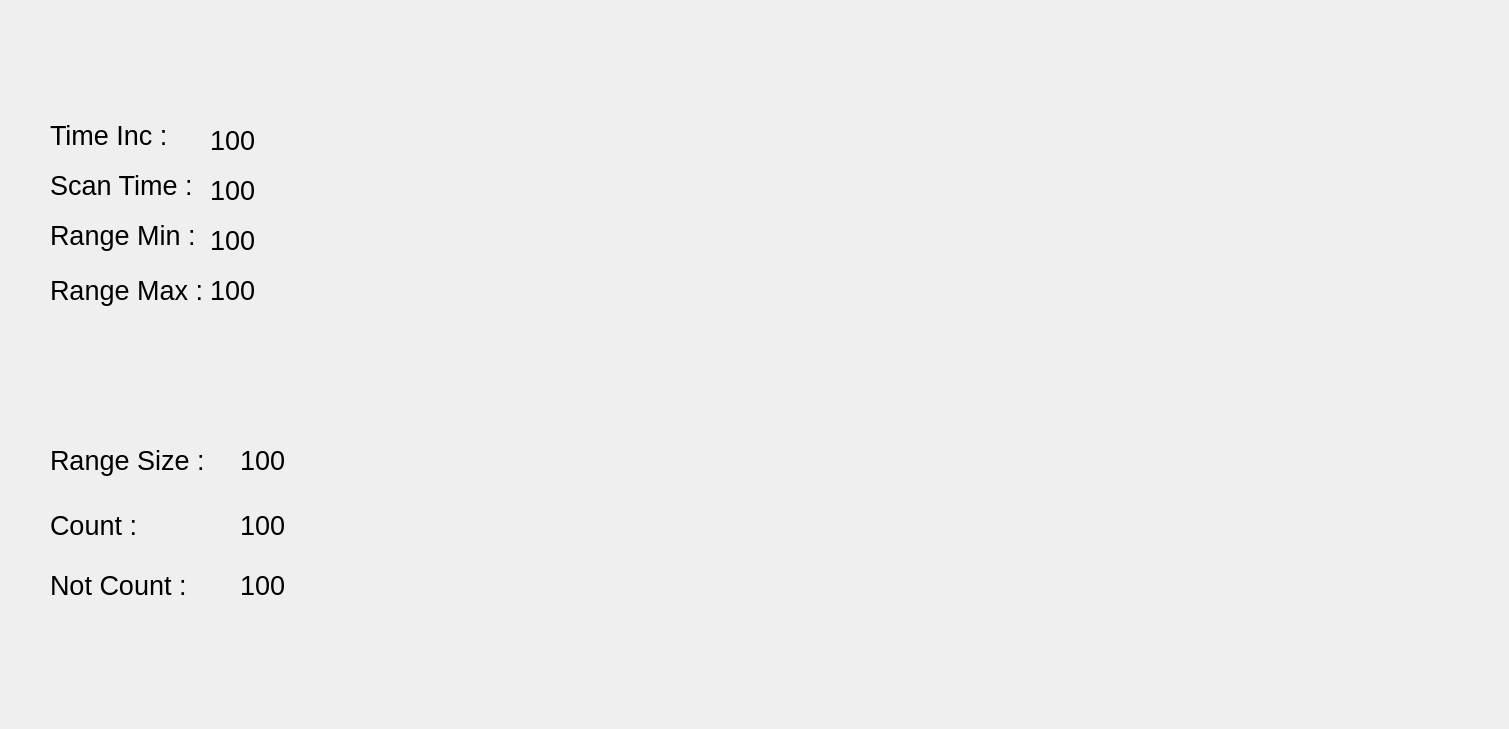
    <widget class="QWidget" name="page_2">
     <widget class="QLabel" name="label_2">
      <property name="geometry">
       <rect>
        <x>0</x>
        <y>0</y>
        <width>1500</width>
        <height>720</height>
       </rect>
      </property>
      <property name="text">
       <string/>
      </property>
      <property name="pixmap">
       <pixmap>../panel_2.png</pixmap>
      </property>
      <property name="scaledContents">
       <bool>true</bool>
      </property>
     </widget>
     <widget class="QLabel" name="rgb_camera">
      <property name="geometry">
       <rect>
        <x>1060</x>
        <y>400</y>
        <width>421</width>
        <height>281</height>
       </rect>
      </property>
      <property name="text">
       <string/>
      </property>
      <property name="pixmap">
       <pixmap>../1.png</pixmap>
      </property>
      <property name="scaledContents">
       <bool>true</bool>
      </property>
     </widget>
     <widget class="QLabel" name="ir_camera">
      <property name="geometry">
       <rect>
        <x>1057</x>
        <y>30</y>
        <width>421</width>
        <height>281</height>
       </rect>
      </property>
      <property name="text">
       <string/>
      </property>
      <property name="pixmap">
       <pixmap>../4.png</pixmap>
      </property>
      <property name="scaledContents">
       <bool>true</bool>
      </property>
     </widget>
     <widget class="QLabel" name="lidar_1">
      <property name="geometry">
       <rect>
        <x>670</x>
        <y>35</y>
        <width>60</width>
        <height>41</height>
       </rect>
      </property>
      <property name="text">
       <string/>
      </property>
      <property name="pixmap">
       <pixmap>../b-removebg-preview.png</pixmap>
      </property>
      <property name="scaledContents">
       <bool>true</bool>
      </property>
     </widget>
     <widget class="QLabel" name="lidar_2">
      <property name="geometry">
       <rect>
        <x>757</x>
        <y>42</y>
        <width>61</width>
        <height>41</height>
       </rect>
      </property>
      <property name="text">
       <string/>
      </property>
      <property name="pixmap">
       <pixmap>../b-removebg-preview.png</pixmap>
      </property>
      <property name="scaledContents">
       <bool>true</bool>
      </property>
     </widget>
     <widget class="QLabel" name="lidar_3">
      <property name="geometry">
       <rect>
        <x>840</x>
        <y>80</y>
        <width>60</width>
        <height>41</height>
       </rect>
      </property>
      <property name="text">
       <string/>
      </property>
      <property name="pixmap">
       <pixmap>../b-removebg-preview.png</pixmap>
      </property>
      <property name="scaledContents">
       <bool>true</bool>
      </property>
     </widget>
     <widget class="QLabel" name="lidar_4">
      <property name="geometry">
       <rect>
        <x>905</x>
        <y>140</y>
        <width>60</width>
        <height>41</height>
       </rect>
      </property>
      <property name="text">
       <string/>
      </property>
      <property name="pixmap">
       <pixmap>../b-removebg-preview.png</pixmap>
      </property>
      <property name="scaledContents">
       <bool>true</bool>
      </property>
     </widget>
     <widget class="QLabel" name="lidar_5">
      <property name="geometry">
       <rect>
        <x>950</x>
        <y>220</y>
        <width>60</width>
        <height>41</height>
       </rect>
      </property>
      <property name="text">
       <string/>
      </property>
      <property name="pixmap">
       <pixmap>../b-removebg-preview.png</pixmap>
      </property>
      <property name="scaledContents">
       <bool>true</bool>
      </property>
     </widget>
     <widget class="QLabel" name="lidar_6">
      <property name="geometry">
       <rect>
        <x>970</x>
        <y>320</y>
        <width>60</width>
        <height>41</height>
       </rect>
      </property>
      <property name="text">
       <string/>
      </property>
      <property name="pixmap">
       <pixmap>../b-removebg-preview.png</pixmap>
      </property>
      <property name="scaledContents">
       <bool>true</bool>
      </property>
     </widget>
     <widget class="QLabel" name="lidar_7">
      <property name="geometry">
       <rect>
        <x>978</x>
        <y>420</y>
        <width>60</width>
        <height>41</height>
       </rect>
      </property>
      <property name="text">
       <string/>
      </property>
      <property name="pixmap">
       <pixmap>../b-removebg-preview.png</pixmap>
      </property>
      <property name="scaledContents">
       <bool>true</bool>
      </property>
     </widget>
     <widget class="QLabel" name="lidar_8">
      <property name="geometry">
       <rect>
        <x>960</x>
        <y>510</y>
        <width>41</width>
        <height>41</height>
       </rect>
      </property>
      <property name="text">
       <string/>
      </property>
      <property name="pixmap">
       <pixmap>../red-circle-red-point-transparent-background-11563241690fqswnj7pqe-removebg-preview.png</pixmap>
      </property>
      <property name="scaledContents">
       <bool>true</bool>
      </property>
     </widget>
     <widget class="QLabel" name="lidar_9">
      <property name="geometry">
       <rect>
        <x>920</x>
        <y>570</y>
        <width>41</width>
        <height>41</height>
       </rect>
      </property>
      <property name="text">
       <string/>
      </property>
      <property name="pixmap">
       <pixmap>../red-circle-red-point-transparent-background-11563241690fqswnj7pqe-removebg-preview.png</pixmap>
      </property>
      <property name="scaledContents">
       <bool>true</bool>
      </property>
     </widget>
     <widget class="QLabel" name="lidar_10">
      <property name="geometry">
       <rect>
        <x>850</x>
        <y>620</y>
        <width>41</width>
        <height>41</height>
       </rect>
      </property>
      <property name="text">
       <string/>
      </property>
      <property name="pixmap">
       <pixmap>../red-circle-red-point-transparent-background-11563241690fqswnj7pqe-removebg-preview.png</pixmap>
      </property>
      <property name="scaledContents">
       <bool>true</bool>
      </property>
     </widget>
     <widget class="QLabel" name="lidar_11">
      <property name="geometry">
       <rect>
        <x>770</x>
        <y>650</y>
        <width>41</width>
        <height>41</height>
       </rect>
      </property>
      <property name="text">
       <string/>
      </property>
      <property name="pixmap">
       <pixmap>../red-circle-red-point-transparent-background-11563241690fqswnj7pqe-removebg-preview.png</pixmap>
      </property>
      <property name="scaledContents">
       <bool>true</bool>
      </property>
     </widget>
     <widget class="QLabel" name="lidar_12">
      <property name="geometry">
       <rect>
        <x>680</x>
        <y>660</y>
        <width>41</width>
        <height>41</height>
       </rect>
      </property>
      <property name="text">
       <string/>
      </property>
      <property name="pixmap">
       <pixmap>../red-circle-red-point-transparent-background-11563241690fqswnj7pqe-removebg-preview.png</pixmap>
      </property>
      <property name="scaledContents">
       <bool>true</bool>
      </property>
     </widget>
     <widget class="QLabel" name="lidar_13">
      <property name="geometry">
       <rect>
        <x>600</x>
        <y>640</y>
        <width>41</width>
        <height>41</height>
       </rect>
      </property>
      <property name="text">
       <string/>
      </property>
      <property name="pixmap">
       <pixmap>../red-circle-red-point-transparent-background-11563241690fqswnj7pqe-removebg-preview.png</pixmap>
      </property>
      <property name="scaledContents">
       <bool>true</bool>
      </property>
     </widget>
     <widget class="QLabel" name="lidar_14">
      <property name="geometry">
       <rect>
        <x>530</x>
        <y>590</y>
        <width>41</width>
        <height>41</height>
       </rect>
      </property>
      <property name="text">
       <string/>
      </property>
      <property name="pixmap">
       <pixmap>../red-circle-red-point-transparent-background-11563241690fqswnj7pqe-removebg-preview.png</pixmap>
      </property>
      <property name="scaledContents">
       <bool>true</bool>
      </property>
     </widget>
     <widget class="QLabel" name="lidar_15">
      <property name="geometry">
       <rect>
        <x>460</x>
        <y>510</y>
        <width>41</width>
        <height>41</height>
       </rect>
      </property>
      <property name="text">
       <string/>
      </property>
      <property name="pixmap">
       <pixmap>../red-circle-red-point-transparent-background-11563241690fqswnj7pqe-removebg-preview.png</pixmap>
      </property>
      <property name="scaledContents">
       <bool>true</bool>
      </property>
     </widget>
     <widget class="QLabel" name="lidar_16">
      <property name="geometry">
       <rect>
        <x>420</x>
        <y>420</y>
        <width>60</width>
        <height>41</height>
       </rect>
      </property>
      <property name="text">
       <string/>
      </property>
      <property name="pixmap">
       <pixmap>../b-removebg-preview.png</pixmap>
      </property>
      <property name="scaledContents">
       <bool>true</bool>
      </property>
     </widget>
     <widget class="QLabel" name="lidar_17">
      <property name="geometry">
       <rect>
        <x>410</x>
        <y>310</y>
        <width>60</width>
        <height>41</height>
       </rect>
      </property>
      <property name="text">
       <string/>
      </property>
      <property name="pixmap">
       <pixmap>../b-removebg-preview.png</pixmap>
      </property>
      <property name="scaledContents">
       <bool>true</bool>
      </property>
     </widget>
     <widget class="QLabel" name="lidar_18">
      <property name="geometry">
       <rect>
        <x>430</x>
        <y>230</y>
        <width>60</width>
        <height>41</height>
       </rect>
      </property>
      <property name="text">
       <string/>
      </property>
      <property name="pixmap">
       <pixmap>../b-removebg-preview.png</pixmap>
      </property>
      <property name="scaledContents">
       <bool>true</bool>
      </property>
     </widget>
     <widget class="QLabel" name="lidar_19">
      <property name="geometry">
       <rect>
        <x>470</x>
        <y>160</y>
        <width>60</width>
        <height>41</height>
       </rect>
      </property>
      <property name="text">
       <string/>
      </property>
      <property name="pixmap">
       <pixmap>../b-removebg-preview.png</pixmap>
      </property>
      <property name="scaledContents">
       <bool>true</bool>
      </property>
     </widget>
     <widget class="QLabel" name="lidar_20">
      <property name="geometry">
       <rect>
        <x>520</x>
        <y>100</y>
        <width>60</width>
        <height>41</height>
       </rect>
      </property>
      <property name="text">
       <string/>
      </property>
      <property name="pixmap">
       <pixmap>../b-removebg-preview.png</pixmap>
      </property>
      <property name="scaledContents">
       <bool>true</bool>
      </property>
     </widget>
     <widget class="QLabel" name="lidar_21">
      <property name="geometry">
       <rect>
        <x>600</x>
        <y>60</y>
        <width>60</width>
        <height>41</height>
       </rect>
      </property>
      <property name="text">
       <string/>
      </property>
      <property name="pixmap">
       <pixmap>../b-removebg-preview.png</pixmap>
      </property>
      <property name="scaledContents">
       <bool>true</bool>
      </property>
     </widget>
     <widget class="QLabel" name="label_8">
      <property name="geometry">
       <rect>
        <x>50</x>
        <y>120</y>
        <width>211</width>
        <height>31</height>
       </rect>
      </property>
      <property name="font">
       <font>
        <pointsize>20</pointsize>
       </font>
      </property>
      <property name="text">
       <string>Time Inc :</string>
      </property>
     </widget>
     <widget class="QLabel" name="label_9">
      <property name="geometry">
       <rect>
        <x>50</x>
        <y>170</y>
        <width>191</width>
        <height>31</height>
       </rect>
      </property>
      <property name="font">
       <font>
        <pointsize>20</pointsize>
       </font>
      </property>
      <property name="text">
       <string>Scan Time :</string>
      </property>
     </widget>
     <widget class="QLabel" name="label_10">
      <property name="geometry">
       <rect>
        <x>50</x>
        <y>220</y>
        <width>161</width>
        <height>31</height>
       </rect>
      </property>
      <property name="font">
       <font>
        <pointsize>20</pointsize>
       </font>
      </property>
      <property name="text">
       <string>Range Min :</string>
      </property>
     </widget>
     <widget class="QLabel" name="label_11">
      <property name="geometry">
       <rect>
        <x>50</x>
        <y>270</y>
        <width>191</width>
        <height>41</height>
       </rect>
      </property>
      <property name="font">
       <font>
        <pointsize>20</pointsize>
       </font>
      </property>
      <property name="text">
       <string>Range Max :</string>
      </property>
     </widget>
     <widget class="QLabel" name="label_12">
      <property name="geometry">
       <rect>
        <x>50</x>
        <y>440</y>
        <width>171</width>
        <height>41</height>
       </rect>
      </property>
      <property name="font">
       <font>
        <pointsize>20</pointsize>
       </font>
      </property>
      <property name="text">
       <string>Range Size :</string>
      </property>
     </widget>
     <widget class="QLabel" name="label_13">
      <property name="geometry">
       <rect>
        <x>50</x>
        <y>570</y>
        <width>151</width>
        <height>31</height>
       </rect>
      </property>
      <property name="font">
       <font>
        <pointsize>20</pointsize>
       </font>
      </property>
      <property name="text">
       <string>Not Count :</string>
      </property>
     </widget>
     <widget class="QLabel" name="label_14">
      <property name="geometry">
       <rect>
        <x>50</x>
        <y>510</y>
        <width>131</width>
        <height>31</height>
       </rect>
      </property>
      <property name="font">
       <font>
        <pointsize>20</pointsize>
       </font>
      </property>
      <property name="text">
       <string>Count :</string>
      </property>
     </widget>
     <widget class="QLabel" name="time_inc">
      <property name="geometry">
       <rect>
        <x>210</x>
        <y>120</y>
        <width>171</width>
        <height>41</height>
       </rect>
      </property>
      <property name="font">
       <font>
        <pointsize>20</pointsize>
       </font>
      </property>
      <property name="text">
       <string>100</string>
      </property>
     </widget>
     <widget class="QLabel" name="scan_time">
      <property name="geometry">
       <rect>
        <x>210</x>
        <y>170</y>
        <width>171</width>
        <height>41</height>
       </rect>
      </property>
      <property name="font">
       <font>
        <pointsize>20</pointsize>
       </font>
      </property>
      <property name="text">
       <string>100</string>
      </property>
     </widget>
     <widget class="QLabel" name="range_min">
      <property name="geometry">
       <rect>
        <x>210</x>
        <y>220</y>
        <width>181</width>
        <height>41</height>
       </rect>
      </property>
      <property name="font">
       <font>
        <pointsize>20</pointsize>
       </font>
      </property>
      <property name="text">
       <string>100</string>
      </property>
     </widget>
     <widget class="QLabel" name="range_max">
      <property name="geometry">
       <rect>
        <x>210</x>
        <y>270</y>
        <width>181</width>
        <height>41</height>
       </rect>
      </property>
      <property name="font">
       <font>
        <pointsize>20</pointsize>
       </font>
      </property>
      <property name="text">
       <string>100</string>
      </property>
     </widget>
     <widget class="QLabel" name="range_size">
      <property name="geometry">
       <rect>
        <x>240</x>
        <y>440</y>
        <width>51</width>
        <height>41</height>
       </rect>
      </property>
      <property name="font">
       <font>
        <pointsize>20</pointsize>
       </font>
      </property>
      <property name="text">
       <string>100</string>
      </property>
     </widget>
     <widget class="QLabel" name="count">
      <property name="geometry">
       <rect>
        <x>240</x>
        <y>505</y>
        <width>51</width>
        <height>41</height>
       </rect>
      </property>
      <property name="font">
       <font>
        <pointsize>20</pointsize>
       </font>
      </property>
      <property name="text">
       <string>100</string>
      </property>
     </widget>
     <widget class="QLabel" name="not_count">
      <property name="geometry">
       <rect>
        <x>240</x>
        <y>565</y>
        <width>51</width>
        <height>41</height>
       </rect>
      </property>
      <property name="font">
       <font>
        <pointsize>20</pointsize>
       </font>
      </property>
      <property name="text">
       <string>100</string>
      </property>
     </widget>
     <widget class="QLabel" name="lidar_center">
      <property name="geometry">
       <rect>
        <x>690</x>
        <y>460</y>
        <width>41</width>
        <height>41</height>
       </rect>
      </property>
      <property name="text">
       <string/>
      </property>
      <property name="pixmap">
       <pixmap>../hijau.jpg</pixmap>
      </property>
      <property name="scaledContents">
       <bool>true</bool>
      </property>
     </widget>
     <widget class="QLabel" name="label_5">
      <property name="geometry">
       <rect>
        <x>420</x>
        <y>450</y>
        <width>301</width>
        <height>71</height>
       </rect>
      </property>
      <property name="text">
       <string/>
      </property>
      <property name="pixmap">
       <pixmap>../line-removebg-preview.png</pixmap>
      </property>
      <property name="scaledContents">
       <bool>true</bool>
      </property>
     </widget>
     <widget class="QLabel" name="label_16">
      <property name="geometry">
       <rect>
        <x>700</x>
        <y>450</y>
        <width>321</width>
        <height>61</height>
       </rect>
      </property>
      <property name="text">
       <string/>
      </property>
      <property name="pixmap">
       <pixmap>../line-b.png</pixmap>
      </property>
      <property name="scaledContents">
       <bool>true</bool>
      </property>
     </widget>
    </widget>
